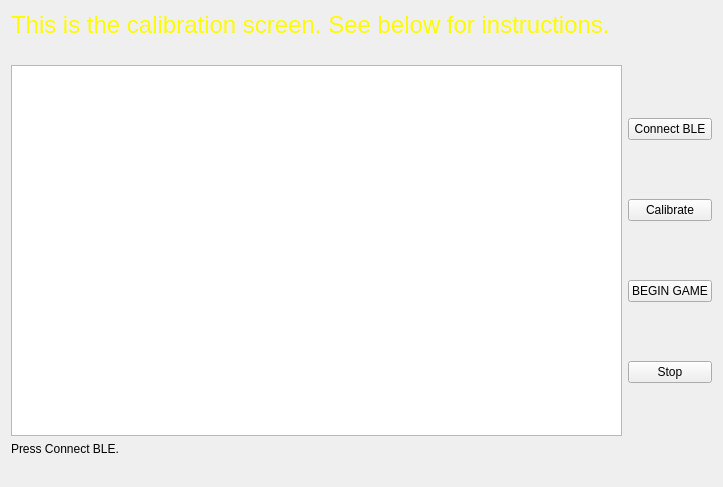
<?xml version="1.0" encoding="UTF-8"?>
<ui version="4.0">
 <class>Form</class>
 <widget class="QWidget" name="Form">
  <property name="geometry">
   <rect>
    <x>0</x>
    <y>0</y>
    <width>723</width>
    <height>487</height>
   </rect>
  </property>
  <property name="windowTitle">
   <string>Form</string>
  </property>
  <layout class="QGridLayout" name="gridLayout">
   <item row="3" column="0">
    <widget class="QLabel" name="label">
     <property name="text">
      <string>Press Connect BLE.</string>
     </property>
    </widget>
   </item>
   <item row="2" column="1">
    <layout class="QVBoxLayout" name="verticalLayout">
     <item>
      <widget class="QPushButton" name="connectButton">
       <property name="text">
        <string>Connect BLE</string>
       </property>
      </widget>
     </item>
     <item>
      <widget class="QPushButton" name="pushButton">
       <property name="text">
        <string>Calibrate</string>
       </property>
      </widget>
     </item>
     <item>
      <widget class="QPushButton" name="beginButton">
       <property name="text">
        <string>BEGIN GAME</string>
       </property>
      </widget>
     </item>
     <item>
      <widget class="QPushButton" name="stopButton">
       <property name="text">
        <string>Stop</string>
       </property>
      </widget>
     </item>
    </layout>
   </item>
   <item row="2" column="0">
    <widget class="GraphicsLayoutWidget" name="graphicsView"/>
   </item>
   <item row="0" column="0">
    <widget class="QLabel" name="instructionsLabel">
     <property name="text">
      <string>&lt;html&gt;&lt;head/&gt;&lt;body&gt;&lt;p&gt;&lt;span style=&quot; font-size:18pt; color:#fffb00;&quot;&gt;This is the calibration screen. See below for instructions.&lt;/span&gt;&lt;/p&gt;&lt;/body&gt;&lt;/html&gt;</string>
     </property>
    </widget>
   </item>
   <item row="4" column="0">
    <widget class="QLabel" name="scoreLabel">
     <property name="text">
      <string/>
     </property>
    </widget>
   </item>
   <item row="1" column="0">
    <widget class="QLabel" name="whichTALabel">
     <property name="text">
      <string/>
     </property>
    </widget>
   </item>
  </layout>
 </widget>
 <customwidgets>
  <customwidget>
   <class>GraphicsLayoutWidget</class>
   <extends>QGraphicsView</extends>
   <header>pyqtgraph</header>
  </customwidget>
 </customwidgets>
 <resources/>
 <connections/>
</ui>
